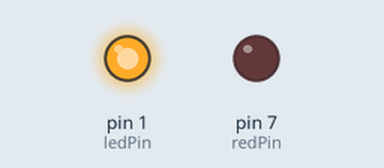
A sketch run on a simulated Arduino Uno, built with avr-gcc and run on an emulated ATmega328P. Parts: output pins drawn as LEDs (lit = HIGH).

Above: at 0.5 s.
At 1.5 s:
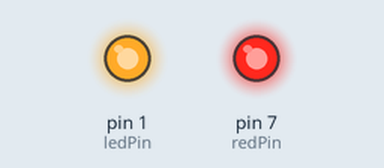
At 2.5 s:
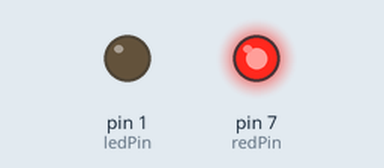
At 3.5 s:
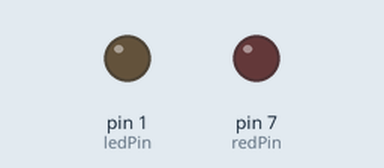
Timing chart, 0 to 5.2 s (numbered marks = the images above):
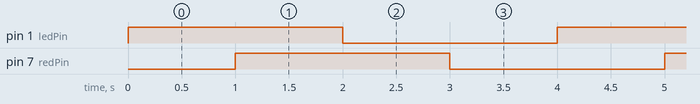

Measured:
- by itself, pin 1 (ledPin), pin 7 (redPin): alternates HIGH for 2.0 s and LOW for 2.0 s
- by itself, everything shown: repeats every 4.0 s, in 4 steps

The sketch:

BlinkLED.ino
```cpp
/*
 * Blink
 *
 * The basic Arduino example, modified to work for Orangutans.
 * Turns on an LED for one second, then off for one second,
 * and so on...  We use pin 1 because Orangutans have an LED
 * on PD1, which corresponds to Arduino pin 1.
 *
 * http://www.arduino.cc/en/Tutorial/Blink
 */

int ledPin = 1;                 // LED connected to digital pin 1 (PD1) on Orangutans
int redPin = 7;

void setup()                    // run once, when the sketch starts
{
  pinMode(ledPin, OUTPUT);      // sets the digital pin as output
  pinMode(redPin, OUTPUT);
}

void loop()                     // run over and over again
{
  digitalWrite(ledPin, HIGH);   // sets the LED on
  delay(1000);                  // waits for a second
  digitalWrite(redPin, HIGH);
  delay(1000);
  digitalWrite(ledPin, LOW);    // sets the LED off
  delay(1000);                  // waits for a second
  digitalWrite(redPin, LOW);
  delay(1000);
}
```
